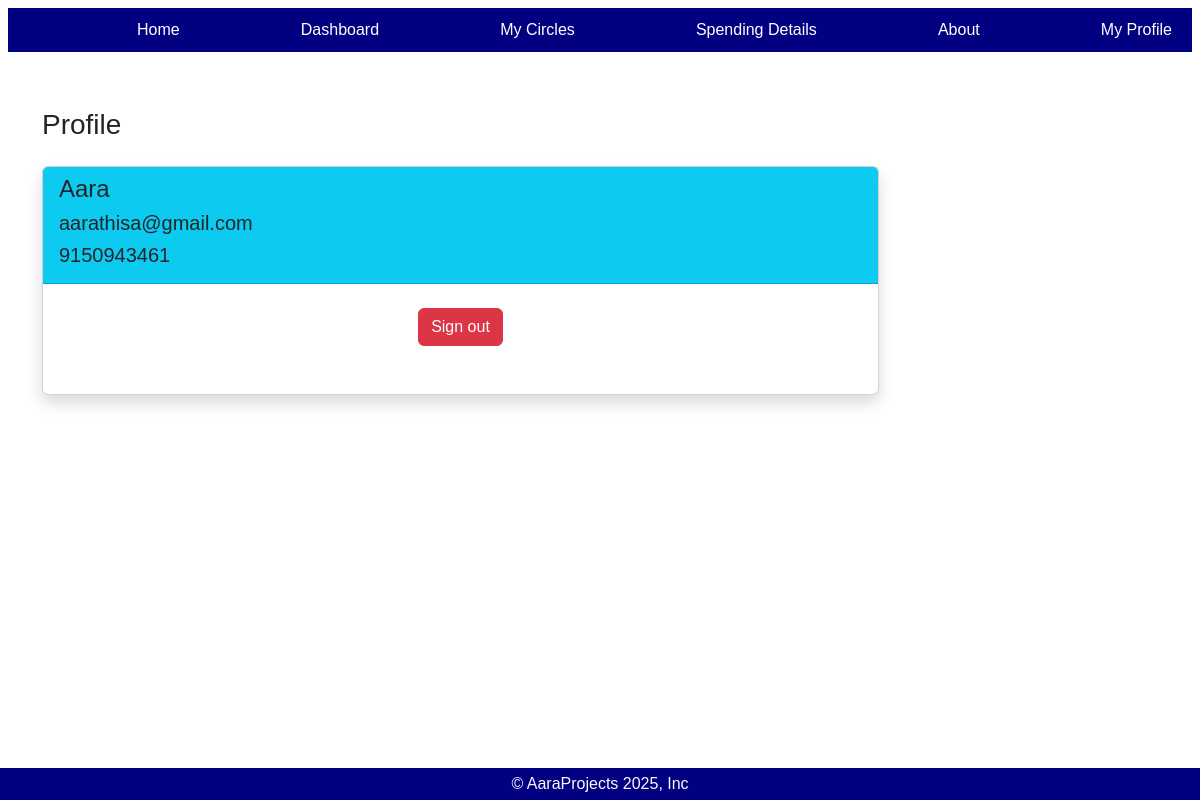
The page /Profile/ (signed in) on the database its author committed.
### myapp/models.py (models this page shows, shortened)
class CustomUser(AbstractUser):
    email = models.EmailField(unique=True)
    phone=models.CharField(max_length=15)
    address=models.TextField(blank=True)
    USERNAME_FIELD = 'email'
    REQUIRED_FIELDS = ['username']

### myapp/views.py (the view)
# urls.py: path('Profile/',views.profile,name='profile'),
def profile(request):
    if request.method == "POST":
        if 'signout' in request.POST:
            logout(request)
            return redirect('login')
    return render(request,template_name='profile.html')

### myapp/templates/profile.html (shortened to what this page needs)
{% extends 'base.html' %}
{% load static %}
{% block content %}
<div class="container mt-5">
    <h3 class="mb-4">Profile</h3>
    <div class="card shadow mb-5 w-75">
        <div class="card-header bg-info">
            <h4>{{ user.username }}</h4>
            <h5>{{ user.email }}</h5>
            <h5>{{ user.phone }}</h5>
        </div>
        <div class="d-flex justify-content-center">
            <div class="text-center mt-4 mb-5">
                <button id="showConfirm" class="btn btn-danger">Sign out</button>
            </div>
        </div>
    </div>
</div>
{% endblock %}

### myapp/static/home.css (style rules this page uses)
* { font-family:'Franklin Gothic Medium', 'Arial Narrow', Arial, sans-serif; }
html,body { height:100%, margin:0 }

### myapp/templates/base.html (style rules this page uses)
html, body { height: 100%; margin: 0; padding: 0; }
body { display: flex; flex-direction: column; min-height: 100vh; }

### rows shown on the page
CustomUser: username "Aara", email "aarathisa@gmail.com", phone "9150943461"
